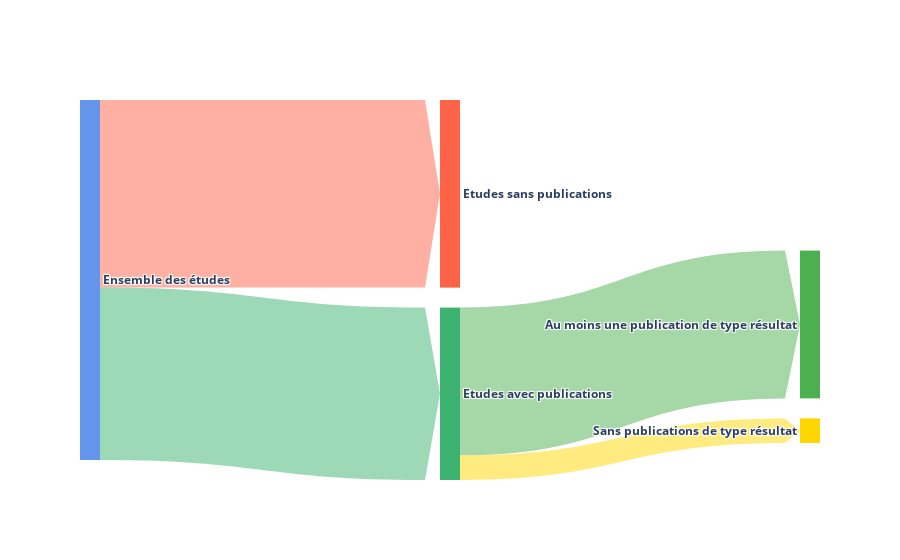

Notebook source saved alongside this figure:
### Markdown cell above
#### Etudes :

### Code cell
labels=["Ensemble des études", "Etudes sans publications", "Etudes avec publications", "Au moins une publication de type résultat", "Sans publications de type résultat"]
source=[0, 0, 2, 2,]
target=[1, 2, 3, 4,]
value=[num_trials_wo_pub, num_trials_with_pub, num_trials_with_result, num_trials_wo_any_result]
colors = ["cornflowerblue", "tomato", "mediumseagreen", "#4CAF50", "gold"]
percentages = [f"{(value[t-1]/num_trials):.2%}" for t in target]

# Add transparency to the list of colors, to display links with partial opacity
transparency = 0.5
colors_transparency = [
    f'rgba({rgba_color[0] * 255:.0f}, {rgba_color[1] * 255:.0f}, {rgba_color[2] * 255:.0f}, {rgba_color[3]})'
    for color in colors
    if (rgba_color := plt_colors.to_rgba(color, transparency))
]

fig = go.Figure(
    data=[
        go.Sankey(
            valuesuffix = " études",
            valueformat = "d",
            
            # Nodes
            node=dict(
                # label=label,
                label = [f"<b>{label}</b>" for label in labels],
                color = colors,
                line = dict(color = "black", width = 0.),
                align = "left",
                hovertemplate='%{label}:',
                # hoverlabel = dict(bgcolor = "#FFFFFF"), # white background
            ),
            
            # Links
            link=dict(
                arrowlen=15,
                source=source,
                target=target,
                value=value,
                customdata=percentages,
                hovertemplate = "%{label}%{value}<extra>%{customdata}</extra>",
                hoverlabel = dict(bgcolor ='#444'),
                color = colors_transparency[1:],
                hovercolor = colors[1:],
            ),
        )
    ]
)

# fig.update_layout(title_text='Basic Sankey Diagram', font_size=10)
fig.show()

### Figure 1 — Plotly figure (JSON) as saved in the notebook; plotly's stock layout.template omitted (floating-point values rounded to 4 significant figures)
{"data": [{"link": {"arrowlen": 15, "color": ["rgba(255, 99, 71, 0.5)", "rgba(60, 179, 113, 0.5)", "rgba(76, 175, 80, 0.5)", "rgba(255, 215, 0, 0.5)"], "customdata": ["52.11%", "47.89%", "41.05%", "6.84%"], "hovercolor": ["tomato", "mediumseagreen", "#4CAF50", "gold"], "hoverlabel": {"bgcolor": "#444"}, "hovertemplate": "%{label}%{value}<extra>%{customdata}</extra>", "source": [0, 0, 2, 2], "target": [1, 2, 3, 4], "value": [99, 91, 78, 13]}, "node": {"align": "left", "color": ["cornflowerblue", "tomato", "mediumseagreen", "#4CAF50", "gold"], "hovertemplate": "%{label}:", "label": ["<b>Ensemble des études</b>", "<b>Etudes sans publications</b>", "<b>Etudes avec publications</b>", "<b>Au moins une publication de type résultat</b>", "<b>Sans publications de type résultat</b>"], "line": {"color": "black", "width": 0}}, "type": "sankey", "valueformat": "d", "valuesuffix": " études"}], "layout": {"autosize": true}}
